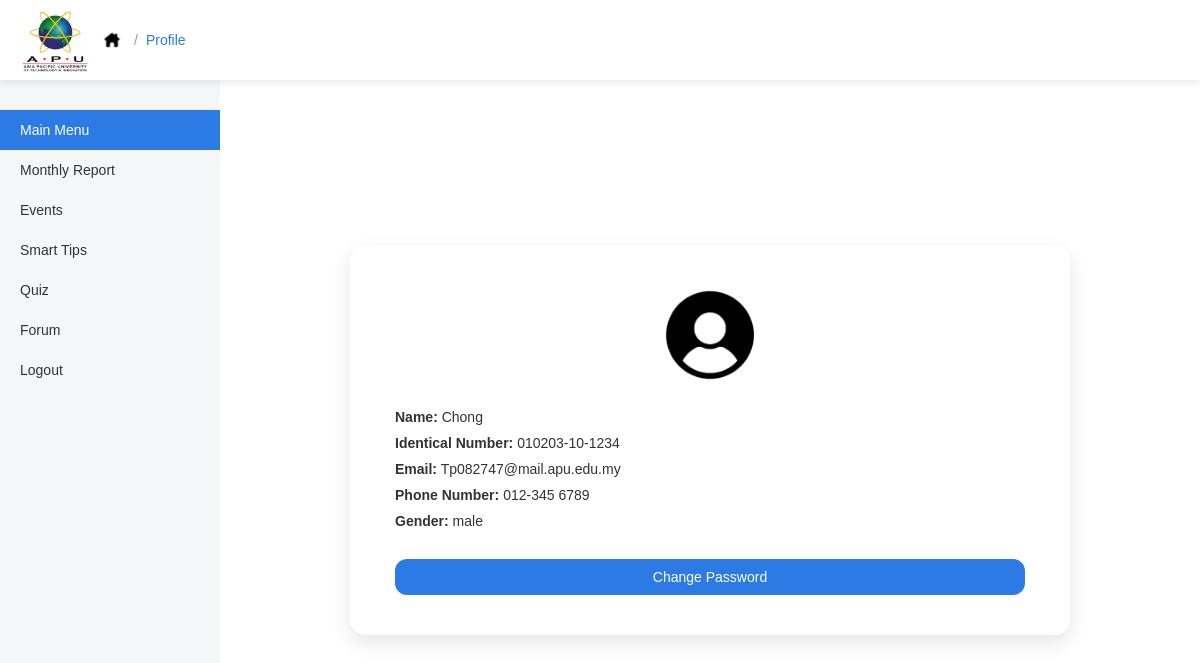
The page /pages/officer/officer_profile.php (signed in) on the database its author committed.
### tables this page shows
CREATE TABLE IF NOT EXISTS `officer` (
  `officer_id` int NOT NULL AUTO_INCREMENT,
  `name` varchar(255) NOT NULL,
  `identical_number` varchar(20) NOT NULL,
  `email` varchar(255) NOT NULL,
  `phone_number` varchar(20) NOT NULL,
  `gender` varchar(50) NOT NULL,
  `user_id` int NOT NULL,
  PRIMARY KEY (`officer_id`),
  KEY `user_id` (`user_id`)
);

### pages/officer/officer_profile.php (the view, shortened to what this page needs)
<?php
require '../../config/db.php';
$user_id = $_SESSION['user_id'];
$officer = [
    'name' => $_SESSION['username'] ?? 'User',
    'identical_number' => '',
    'email' => '',
    'phone_number' => '',
    'gender' => ''
];
try {
    $query = "SELECT * FROM officer WHERE user_id = '$user_id' LIMIT 1";
    $result = mysqli_query($conn, $query);
    if (mysqli_num_rows($result) == 1) {
        $officer = mysqli_fetch_assoc($result);
    }
} catch (Exception $e) {
    $_SESSION['error'] = $e->getMessage();
}
?>
<!DOCTYPE html>
<html lang="en">
<head>
    <link rel = "stylesheet" href = "../../assets/css/style.css">
    <link rel = "stylesheet" href = "../../assets/css/officer/officer_main.css">
    <link rel = "stylesheet" href = "../../assets/css/officer/officer_profile.css">
</head>
<body class = "profile-page">
<div class = "topbar">
    <div class = "topbar-left breadcrumb">
        <img src = "../../assets/images/apu-logo.png" class = "top-logo" alt = "APU Logo">
        <a href = "officer_main.php" class = "home-btn">
            <img src = "../../assets/images/home-icon.png" class = "home-icon" alt = "Home">
        </a>
        <span class = "breadcrumb-separator">/</span>
        <a href = "officer_profile.php" class = "breadcrumb-link">Profile</a>
    </div>
</div>
<div class = "dashboard">
    <div class = "sidebar">
        <a href = "officer_main.php" class = "active">Main Menu</a>
        <a href = "#">Monthly Report</a>
        <a href = "#">Events</a>
        <a href = "#">Smart Tips</a>
        <a href = "officer_quiz.php">Quiz</a>
        <a href = "#">Forum</a>
        <a href = "../auth/logout.php">Logout</a>
    </div>
    <div class = "content">
        <div class = "profile-box">
            <div class = "profile-img">
                <img src = "../../assets/images/user-icon.png" alt = "User Logo">
            </div>
            <div class = "profile-info">
                <p><strong>Name:</strong> <?php echo htmlspecialchars($officer['name']); ?></p>
                <p><strong>Identical Number:</strong> <?php echo htmlspecialchars($officer['identical_number']); ?></p>
                <p><strong>Email:</strong> <?php echo htmlspecialchars($officer['email']); ?></p>
                <p><strong>Phone Number:</strong> <?php echo htmlspecialchars($officer['phone_number']); ?></p>
                <p><strong>Gender:</strong> <?php echo htmlspecialchars($officer['gender']); ?></p>
            </div>
            <div class = "change-password-btn">
                <a href = "change_password.php"><button>Change Password</button></a>
            </div>
        </div>
    </div>
</div>
</body>
</html>

### assets/css/style.css (style rules this page uses)
* { box-sizing: border-box; margin: 0; padding: 0; }
body { font-family: Arial, sans-serif; background: linear-gradient(to bottom right, #2c7be5, #67b6f9); }
button { width: 100%; padding: 12px; border-radius: 12px; background: #2c7be5; color: white; border: none; font-size: 15px; cursor: pointer; }

### assets/css/officer/officer_main.css (style rules this page uses)
.topbar { height: 80px; background: #ffffff; display: flex; align-items: center; justify-content: space-between; padding: 0 20px; box-shadow: 0 2px 8px rgba(0,0,0,0.1); position: relative; }
.topbar-left { display: flex; align-items: center; gap: 15px; }
.top-logo { height: 70px; }
.home-btn { display: flex; align-items: center; }
.home-icon { width: 28px; }
.dashboard { display: flex; min-height: calc(100vh - 80px); height: auto; }
.sidebar { width: 220px; background: #f4f6f8; padding-top: 30px; display: flex; flex-direction: column; }
.sidebar a { padding: 12px 20px; text-decoration: none; color: #333; font-size: 14px; transition: background-color 0.3s, color 0.3s; }
.sidebar a.active { background: #2c7be5; color: white; }
.content { flex: 1; padding: 30px; background: #ffffff; }

### assets/css/officer/officer_profile.css (style rules this page uses)
.profile-page .content { display: flex; align-items: center; justify-content: center; height: calc(100vh - 80px); width: 100%; }
.profile-box { width: 720px; max-width: 90%; margin: 0 auto; background: #ffffff; border-radius: 15px; padding: 40px 45px; box-shadow: 0 8px 20px rgba(0,0,0,0.1); display: flex; flex-direction: column; align-items: center; position: relative; }
.profile-img img { width: 100px; height: 100px; border-radius: 50%; margin-bottom: 20px; }
.profile-info { width: 100%; font-size: 14px; color: #333; margin-bottom: 20px; }
.profile-info p { margin-bottom: 10px; }
.change-password-btn { width: 100%; text-align: right; }
.change-password-btn button { padding: 10px 20px; border-radius: 12px; background: #2c7be5; color: #fff; border: none; cursor: pointer; font-size: 14px; }
.breadcrumb { display: flex; align-items: center; gap: 8px; }
.breadcrumb-separator { color: #999; font-size: 14px; }
.breadcrumb-link { font-size: 14px; color: #2c7be5; text-decoration: none; }

### rows shown on the page
officer: name "Chong", identical_number "010203-10-1234", email "Tp082747@mail.apu.edu.my", phone_number "012-345 6789", gender "male"
